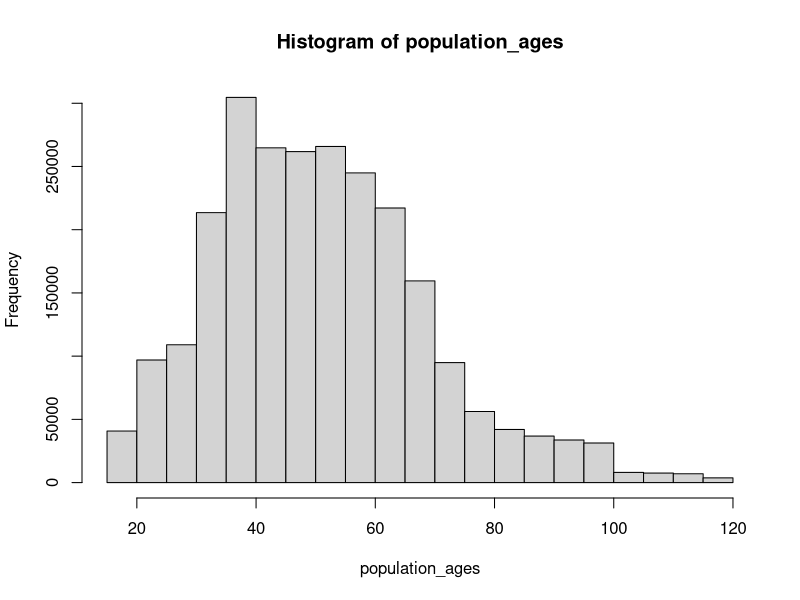
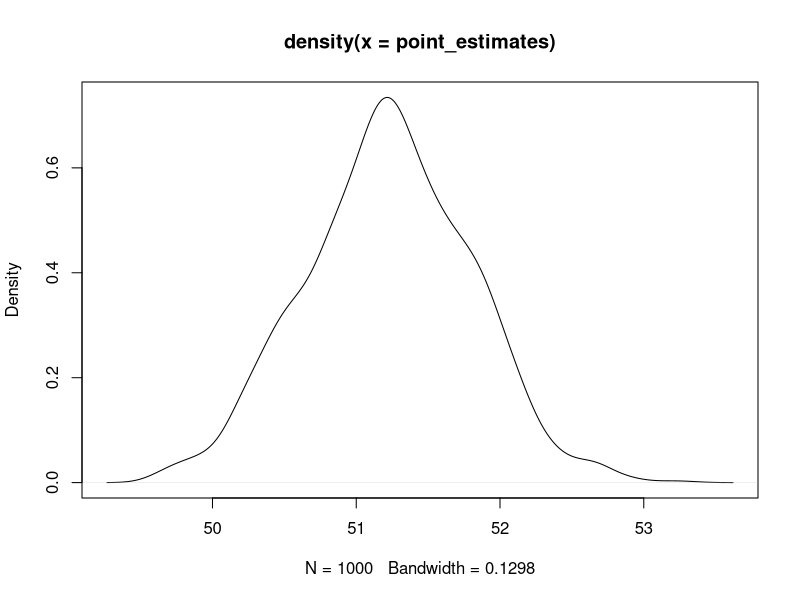
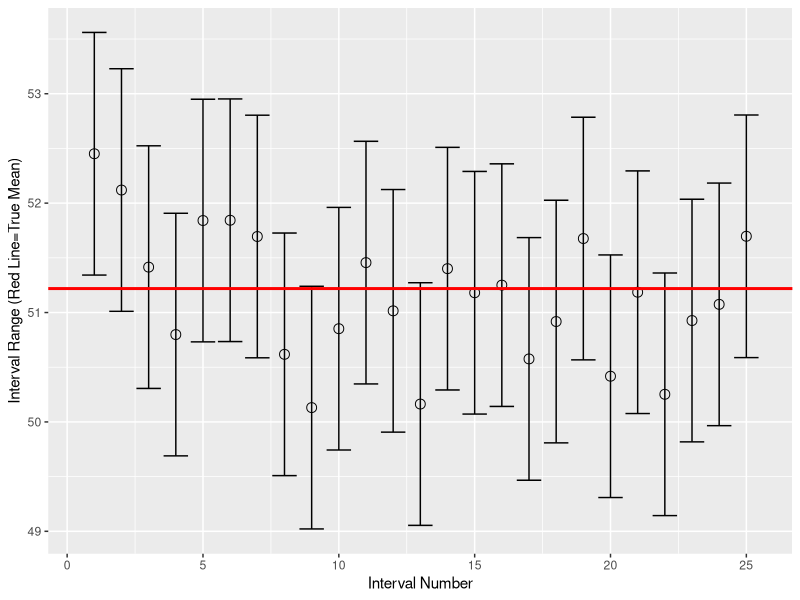

Reproduce these figures in R, in order.
# Confidence intervals - From DataDaft: https://www.youtube.com/watch?v=NynxWXP_AU0
rm(list=ls())

# We can investigate sampling and making point estimates by first create a
# simulated population. Here we're considering the scenario where we have a
# population of 2.5 million voters. We begin by creating the entire population.

set.seed(12)

# Generate a population
population_ages <- c(rexp(1000000,0.015)+18,   
                     rpois(500000,20)+18,
                     rpois(500000,32.5)+18,
                     rpois(500000,45)+18)

# correct for voters whose ages are over 100
population_ages <- ifelse(population_ages<100, 
                          population_ages, population_ages%%100+18)


true_mean <- mean(population_ages)   # Check the population mean

sprintf("The true population mean is %0.5f", true_mean)

# Now, we will draw a sample from this population and compare its mean to that
# of the population.
set.seed(12)
sample_ages <- sample(population_ages, size=1000)
sample_mean <- mean(sample_ages)
sprintf("The sample mean is %0.5f", sample_mean)
sprintf("The difference between the sample and population means is %0.5f", sample_mean-true_mean)

# This sample mean is pretty close to the true mean, but it's definitely not
# exact. We can do another demonstration using simulated demographic data.
set.seed(12)

# Generate some dummy demographic data
population_races <- c(rep("white",1000000), 
                      rep("hispanic",500000),
                      rep("black",500000),
                      rep("asian",250000),
                      rep("other",250000))

demographic_sample <- sample(population_races, size=1000)   # Take a sample

# Print the estimated proportion for each, unique will create a vector of all of
# the distinct values for race.
for (race in unique(demographic_sample)){       
  print(paste(race," proportion estimate:"))       
  print(sum(demographic_sample==race)/1000)   
}

# These point estimates are close, but again, it is clear that they are not
# exact, there is some sampling error here.

# we can improve our estimate by leveraging the central limit theorem.
library(e1071)

hist(population_ages, breaks = 20)

#note, this population isn't quite normal, there is a distinct tail. We can
#quantify the skewness in the data with the skewness function from the e1071
#package.
skewness(population_ages)

# The data are moderately, skewed. Let's check our sample's skewness
skewness(sample_ages)

# This data has a similar skew. A normally distributed random variable has a
# skewness of 0, so values for skewness near 0 indicate a normally distributed
# dataset.

# We'll create 200 samples, each with 1000 observations. We will then compute
# and store the mean for each sample and then we will analyse the distribution
# of these sample means. The distribution of the sample means, also known as the
# sampling distribution, should be close to normal due to the central limit
# theorem.
set.seed(12)
num_samples <- 1000
point_estimates <- numeric(num_samples)

for(i in 1:num_samples) {
  sample_ages <- sample(population_ages, size=1000)
  point_estimates[i] <- mean(sample_ages)
}

plot(density(point_estimates))
skewness(point_estimates)

# This result shows that the sampling distribution is close to normally
# distributed. And the more sample means we generate the closer to normal the
# result will be. Increasing the sample size would also improve the result.

mean(point_estimates) - true_mean

# This result shows that the mean of the point estimates is much closer to the
# true population mean than the mean of a single sample.

# The downside is that taking loads of samples, particularly ones with many
# observations is often not practice. It can be expensive and time consuming, so
# most likely, a bootstrap approach would be used. This technique will help
# uncover the spread of the data.

## Confidence intervals

# The confidence interval uses the sample mean and knowledge of the standard
# deviation in the population to build a region about the sample mean that is
# likely to contain the true mean. The larger the confidence level we want, the
# wider the confidence interval we need to create.

# The margin of error is used to create the confidence interval about the sample
# mean, it is computed using the z-statistic that represents the desired level
# of confidence, the population standard deviation, and the sample size.

# generate our sample


# Capture the quantile that encompasses 97.5% of density of the standard normal distribution.
set.seed(10)
z_critical <- qnorm(0.975)
sample_size <- 1000
sample_ages <- sample(population_ages, size=sample_size)
sample_mean <- mean(sample_ages)
pop_stdev <- sd(population_ages)
margin_of_error <- z_critical*pop_stdev/sqrt(sample_size)
conf_interval <- c(sample_mean - margin_of_error,
                   sample_mean + margin_of_error)
sprintf("The 95%% confidence interval is [%0.2f, %0.2f]", 
        conf_interval[1], 
        conf_interval[2])

# we can do this exercise a number of times to demonstrate the idea of the
# confidence interval "capturing" the true mean.

intervals <- numeric(50)
set.seed(12)
for(i in 1:25) {
  sample_ages <- sample(population_ages, size=sample_size)
  sample_mean <- mean(sample_ages)
  conf_interval <- c(sample_mean - margin_of_error,
                     sample_mean + margin_of_error)
  j <- 2*i - 1
  intervals[j] <- conf_interval[1]
  intervals[j+1] <- conf_interval[2]
}

interval_df <- data.frame(matrix(intervals,25,2,byrow = TRUE))
library(ggplot2)
interval_df |> 
  ggplot(aes(x=1:nrow(interval_df))) +
    geom_errorbar(aes(ymax = X2, ymin = X1)) +
    geom_point(aes(y=rowMeans(interval_df)), shape=1, size=3) +
    geom_abline(intercept=true_mean, slope=0,color="red",lwd=1) +
    ylab("Interval Range (Red Line=True Mean)") +
    xlab("Interval Number")

# This plot shows how the population mean falls in all of the 25 confidence
# intervals except 1 which does not.

# If the population standard deviation is unknown, which is often the case, then
# we must use the t-distribution instead of the normal distribution to build the
# confidence interval. We use the standard deviation of the sample instead of
# the population and use a t critical value instead of a z critical value.
sample_size <- 25
smaller_sample <- sample(population_ages, size=sample_size)
t_critical <- qt(0.975, df=sample_size-1)
sample_stdev <- sd(smaller_sample)
sample_mean <- mean(smaller_sample)

margin_of_error <- t_critical*sample_stdev/sqrt(sample_size)
conf_interval <- c(sample_mean - margin_of_error,
                   sample_mean + margin_of_error)
sprintf("The 95%% confidence interval is [%0.2f, %0.2f]", 
        conf_interval[1], 
        conf_interval[2])

# Notice that this confidence interval is a lot wider than the previous ones.
# This is largely due to the fact that the sample size is so much smaller. The
# smaller sample size as a big effect on the margin of error.